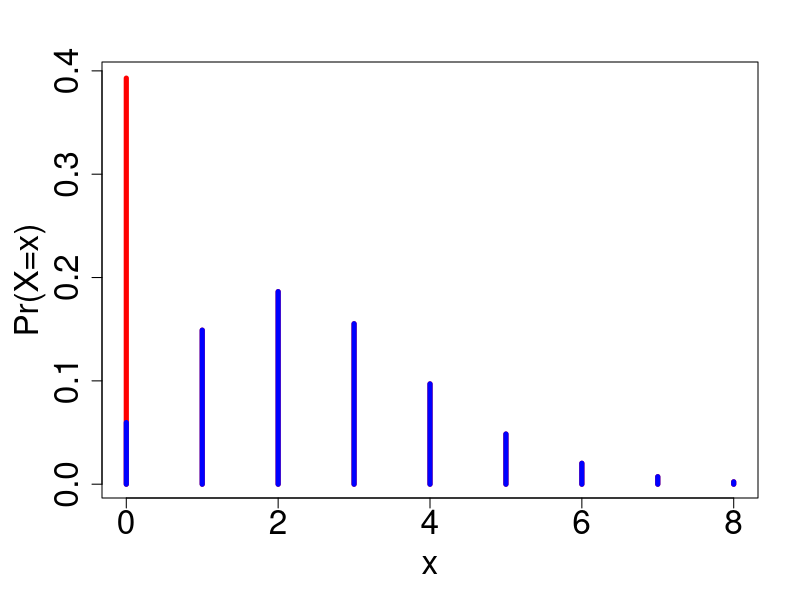

Reproduce this figure in R.
x = 0:8
w = 1/3
lambda = 2.5
p = dpois(x, lambda)
pwz = (1-w) * p/(1-exp(-lambda))
pz = w * (x==0) + (1-w) * p/(1-exp(-lambda))
par(mar=c(5, 5, 3, 2) + 0.1)
plot(x,pz, type="h", xlab="x", ylab="Pr(X=x)", cex.axis=2,
     lwd=5, col="red", cex.lab=2)
lines(x,pwz, type="h", col="blue", lwd=5)


